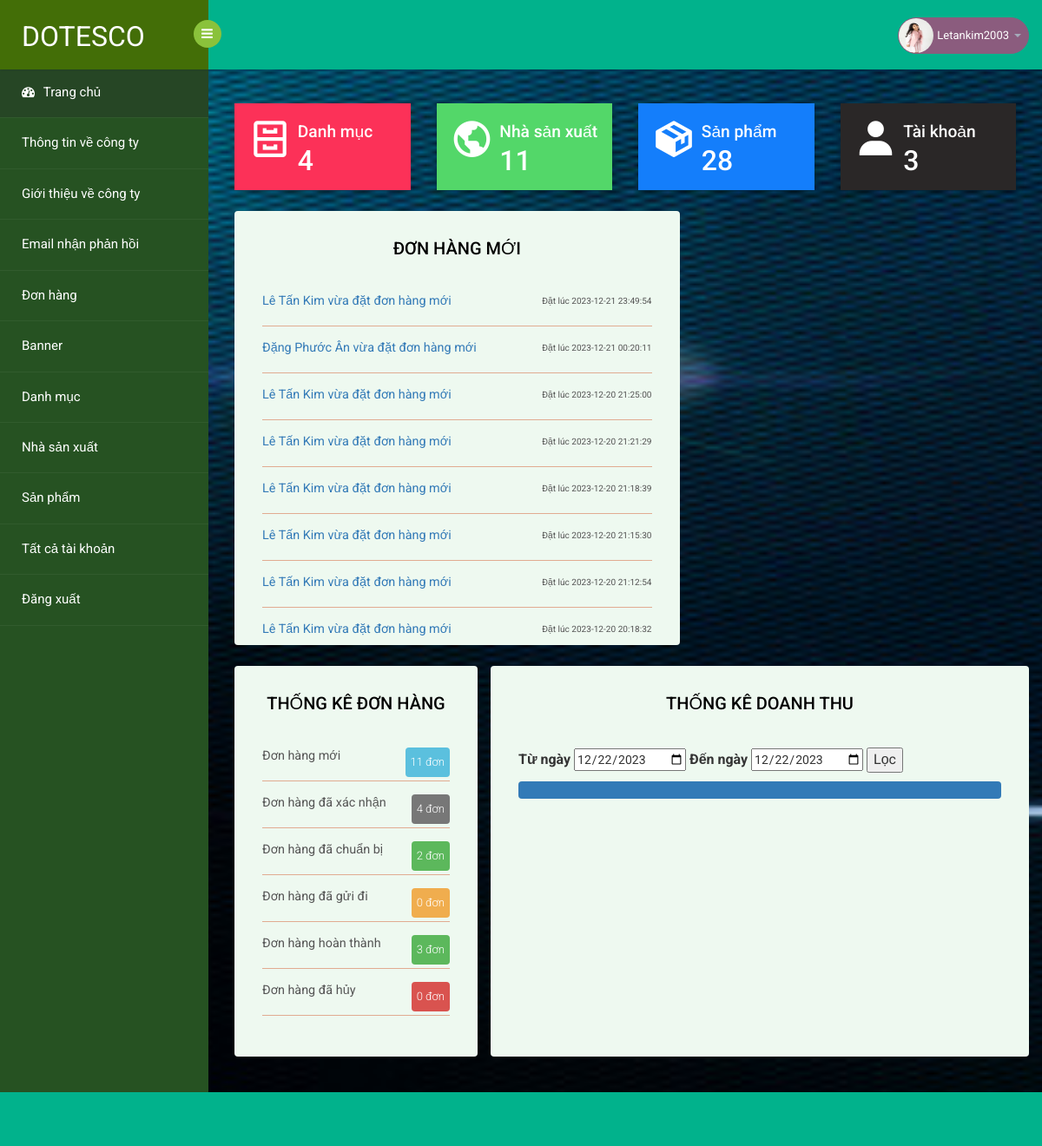
The app's page /admin/index.php (signed in) with its own data.
### tables this page shows
CREATE TABLE `tbl_bill` (
  `id` int(11) NOT NULL,
  `name` varchar(1000) NOT NULL,
  `address` varchar(2000) NOT NULL,
  `detailAddress` varchar(2000) NOT NULL,
  `phone` varchar(20) NOT NULL,
  `email` varchar(300) NOT NULL,
  `idUser` int(11) DEFAULT NULL,
  `createAt` datetime NOT NULL DEFAULT current_timestamp(),
  `modifiedAt` datetime DEFAULT NULL,
  `modifiedBy` int(11) DEFAULT NULL,
  `status` tinyint(4) NOT NULL DEFAULT 0,
  `payment` tinyint(1) NOT NULL DEFAULT 0,
  `transactionCode` varchar(20) DEFAULT NULL,
  `total` double NOT NULL DEFAULT 0,
  `note` varchar(2000) DEFAULT NULL
);

### admin/controller/HomeController.php (called while the page is built)
<?php
require_once PATH_ROOT_ADMIN."/DAO/CategoryDao.php";
require_once PATH_ROOT_ADMIN."/DAO/OriginDao.php";
require_once PATH_ROOT_ADMIN."/DAO/ProductDao.php";
require_once PATH_ROOT_ADMIN."/DAO/AccountDao.php";
require_once PATH_ROOT_ADMIN."/DAO/BillDao.php";
class HomeController {
    public function adminHome() {
        $categoryDao = new CategoryDao();
        $originDao = new OriginDao();
        $productDao = new ProductDao();
        $accountDao = new AccountDao();
        $billDao = new BillDao();
        $allCategory = $categoryDao->getAll();
        $allOrigin = $originDao->getAll();
        $allProduct = $productDao->getAll();
        $allAccount = $accountDao->getAll();
        $allNewBill = $billDao->getBillByStatus(0);
        $allBillAccept = $billDao->getBillByStatus(1);
        $allBillPrepare = $billDao->getBillByStatus(2);
        $allBillTransfer = $billDao->getBillByStatus(3);
        $allBillFinish = $billDao->getBillByStatus(4);
        $allBillCancel = $billDao->getBillByStatus(-1);
        include_once PATH_ROOT_ADMIN."/view/mainView.php";
    }
}
?>

### admin/DBConnection/ConnectionAdmin.php (called while the page is built, shortened)
<?php
class ConnectionAdmin {
    public static $conn;
    function connect() {
        $servername = DB_HOST;
        $username = DB_USER;
        $password = DB_PASSWORD;
        $table = DB_NAME;
        try {
            self::$conn = new PDO("mysql:host=$servername;dbname=$table;charset=utf8", $username, $password);
            self::$conn->setAttribute(PDO::ATTR_ERRMODE, PDO::ERRMODE_EXCEPTION);
        } catch(PDOException $e) {
            try {
                $date= date('Y/m/d H:i:s');
                $myLogger = fopen(PATH_ROOT_ADMIN.'/Log/admin_log.log', 'a');
                $content = "Admin: CONNECT (".$e->getMessage().") ".$date."\n";
                fwrite($myLogger, $content);
            } catch(Exception $error) {
            }
        }
        return self::$conn;
    }
    function getAll($sql, $params = array()) {
        $result = [];
        try {
            $conn = $this->connect();
            $stmt = $conn->prepare($sql);
            $stmt->execute($params);
            $stmt->setFetchMode(PDO::FETCH_ASSOC);
            $result = $stmt->fetchAll();
        } catch(Exception $e) {
            try {
                $date= date('Y/m/d H:i:s');
                $myLogger = fopen(PATH_ROOT_ADMIN.'/Log/log_user.log', 'a');
                $content = "User: GET ALL (".$e->getMessage().") ".$date."\n";
                fwrite($myLogger, $content);
            } catch(Exception $error) {
            }
        }
        return $result;
    }
}
?>

### admin/DAO/CategoryDao.php (called while the page is built, shortened)
<?php
require_once PATH_ROOT_ADMIN."/DBConnection/ConnectionAdmin.php";
class CategoryDao {
    private static $db;
    function __construct() {
        self::$db = new ConnectionAdmin();
    }
    private function category($row) {
        $id = $row['id'];
        $name = $row['name'];
        $createAt = $row['createAt'];
        $modifiedAt = $row['modifiedAt'];
        $createBy = $row['createBy'];
        $modifiedBy = $row['modifiedBy'];
        $status = $row['status'];
        $category = new Category($id, $name, $createAt, $modifiedAt, $createBy, $modifiedBy, $status);
        return $category;
    }
    function getAll() {
        $sql = "SELECT * FROM tbl_category ORDER BY id DESC";
        $resultSQL = self::$db->getAll($sql);
        $categories = array();
        foreach ($resultSQL as $row) {
            $categories[] = $this->category($row);
        }
        return $categories;
    }
}
?>

### admin/DAO/OriginDao.php (called while the page is built, shortened)
<?php
require_once PATH_ROOT_ADMIN."/DBConnection/ConnectionAdmin.php";
class OriginDao {
    private static $db;
    function __construct() {
        self::$db = new ConnectionAdmin();
    }
    private function origin($row) {
        $id = $row['id'];
        $name = $row['name'];
        $country = $row['country'];
        $createAt = $row['createAt'];
        $modifiedAt = $row['modifiedAt'];
        $createBy = $row['createBy'];
        $modifiedBy = $row['modifiedBy'];
        $status = $row['status'];
        $origin = new Origin($id, $name, $country, $createAt, $modifiedAt, $createBy, $modifiedBy, $status);
        return $origin;
    }
    function getAll() {
        $sql = "SELECT * FROM tbl_origin ORDER BY id DESC";
        $resultSQL = self::$db->getAll($sql);
        $origins = array();
        foreach ($resultSQL as $row) {
            $origins[] = $this->origin($row);
        }
        return $origins;
    }
}
?>

### admin/DAO/ProductDao.php (called while the page is built, shortened)
<?php
require_once PATH_ROOT_ADMIN."/DBConnection/ConnectionAdmin.php";
class ProductDao {
    private static $db;
    function __construct() {
        self::$db = new ConnectionAdmin();
    }
    private function product($row) {
        $id = $row['id'];
        $modelID = $row['modelID'];
        $name = $row['name'];
        $description = $row['description'];
        $price = $row['price'];
        $priceSale = $row['priceSale'];
        $idCategory = $row['idCategory'];
        $idOrigin = $row['idOrigin'];
        $createAt = $row['createAt'];
        $createBy = $row['createBy'];
        $modifiedAt = $row['modifiedAt'];
        $modifiedBy = $row['modifiedBy'];
        $status = $row['status'];
        $priority = $row['priority'];
        $view = $row['view'];
        $img = $row['img'];
        $product = new Product($id, $modelID, $name, $description, $price, $priceSale, $idCategory, $idOrigin, $createAt, $modifiedAt, $createBy, $modifiedBy, $status, $priority, $view, $img);
        return $product;
    }
    function getAll() {
        $sql = "SELECT * FROM tbl_product ORDER BY id DESC";
        $resultSQL = self::$db->getAll($sql);
        $products = array();
        foreach ($resultSQL as $row) {
            $products[] = $this->product($row);
        }
        return $products;
    }
}
?>

### admin/DAO/AccountDao.php (called while the page is built, shortened)
<?php
require_once PATH_ROOT_ADMIN."/DBConnection/ConnectionAdmin.php";
class AccountDao {
    private static $db;
    public function __construct()
    {
        self::$db = new ConnectionAdmin();
    }
    function getAll() {
        $sql = "SELECT * FROM tbl_account ORDER BY role DESC, id DESC";
        $resultSQL = self::$db->getAll($sql);
        $accounts = array();
        foreach ($resultSQL as $row) {
            $accounts[] = $this->account($row);
        }
        return $accounts;
    }
    private function account($row) {
        $id = $row['id'];
        $username = $row['username'];
        $password = $row['password'];
        $email = $row['email'];
        $phone = $row['phone'];
        $avatar = $row['avatar'];
        $createAt = $row['createAt'];
        $modifiedAt = $row['modifiedAt'];
        $status = $row['status'];
        $role = $row['role'];
        $account = new Account($id, $username, $password, $email, $phone,$avatar, $createAt, $modifiedAt, $status, $role);
        return $account;
    }
}
?>

### admin/DAO/BillDao.php (called while the page is built, shortened)
<?php
require_once PATH_ROOT_ADMIN."/DBConnection/ConnectionAdmin.php";
require_once PATH_ROOT."/model/Bill.php";
class BillDao {
    private static $db;
    function __construct() {
        self::$db = new ConnectionAdmin();
    }
    private function bill($row) {
        $id = $row['id'];
        $name  = $row['name'];
        $address = $row['address'];
        $detailAddress = $row['detailAddress'];
        $phone = $row['phone'];
        $email = $row['email'];
        $idUser = $row['idUser'];
        $createAt = $row['createAt'];
        $modifiedAt = $row['modifiedAt'];
        $modifiedBy = $row['modifiedBy'];
        $status = $row['status'];
        $payment = $row['payment'];
        $transactionCode = $row['transactionCode'];
        $total = $row['total'];
        $note = $row['note'];
        $bill = new Bill($id, $name, $address, $detailAddress, $phone, $email,$idUser, $createAt, $modifiedAt, $modifiedBy,$status, $payment, $transactionCode,$total, $note);
        return $bill;
    }
    function getBillByStatus($status) {
        $params = array(':status' => $status);
        $sql = "SELECT * FROM tbl_bill WHERE status = :status ORDER BY id DESC";
        $resultSQL = self::$db->getAll($sql, $params);
        $bills = array();
        foreach ($resultSQL as $row) {
            $bills[]  = $this->bill($row);
        }
        return $bills;
    }
}
?>

### model/Bill.php (called while the page is built, shortened)
<?php
class Bill {
    protected $id;
    protected $name;
    protected $createAt;
    public function __construct($id = null, $name = null, $address = null, $detailAddress = null, $phone = null, $email=null,$idUser = null,
     $createAt = null, $modifiedAt=null, $modifiedBy=null, $status=null, $payment=null, $transactionCode=null,$total=null, $note=null)
    {
        $this->id = $id;
        $this->name = $name;
        $this->createAt = $createAt;
    }
    public function getId()
    {
        return $this->id;
    }
    public function getName()
    {
        return $this->name;
    }
    public function getCreateAt()
    {
        return $this->createAt;
    }
}
?>

### admin/view/mainView.php (the view, shortened to what this page needs)
<section id="main-content">
	<section class="wrapper">
		<div class="market-updates">
			<div class="col-md-3 market-update-gd">
				<div class="market-update-block clr-block-2">
					<div class="col-md-4 market-update-right">
                        <i style="font-size: 50px; color: #fff;" class='bx bx-cabinet'></i>
					</div>
					<div class="col-md-8 market-update-left">
						<h4>Danh mục</h4>
						<h3><?=count($allCategory)?></h3>
				  	</div>
				  <div class="clearfix"></div>
				</div>
			</div>
			<div class="col-md-3 market-update-gd">
				<div class="market-update-block clr-block-1">
					<div class="col-md-4 market-update-right">
                    <i style="font-size: 50px; color: #fff;" class='bx bx-world'></i>
					</div>
					<div class="col-md-8 market-update-left">
						<h4>Nhà sản xuất</h4>
						<h3><?=count($allOrigin)?></h3>
					</div>
				  <div class="clearfix"> </div>
				</div>
			</div>
			<div class="col-md-3 market-update-gd">
				<div class="market-update-block clr-block-3">
					<div class="col-md-4 market-update-right">
                        <i style="font-size: 50px; color: #fff;" class='bx bxs-package'></i>
					</div>
					<div class="col-md-8 market-update-left">
						<h4>Sản phẩm</h4>
						<h3><?=count($allProduct)?></h3>
					</div>
				  <div class="clearfix"> </div>
				</div>
			</div>
			<div class="col-md-3 market-update-gd">
				<div class="market-update-block clr-block-4">
					<div class="col-md-4 market-update-right">
                        <i style="font-size: 50px; color: #fff;" class='bx bxs-user' ></i>
					</div>
					<div class="col-md-8 market-update-left">
						<h4>Tài khoản</h4>
						<h3><?=count($allAccount)?></h3>
					</div>
				  <div class="clearfix"> </div>
				</div>
			</div>
		   <div class="clearfix"> </div>
		</div>
		<div class="agileits-w3layouts-stats">
			<div class="col-md-7 stats-info widget">
				<div class="stats-info-agileits">
					<div class="stats-title">
						<h4 class="title">Đơn hàng mới</h4>
					</div>
					<div class="stats-body">
						<ul class="list-unstyled">
							<?php
								if(count($allNewBill) > 0) {
									foreach($allNewBill as $item) {
							?>
							<li>
								<a href="index.php?page=detail-bill&id=<?=$item->getId()?>">
									<?=$item->getName()?> vừa đặt đơn hàng mới
								</a>
								<span class="pull-right">Đặt lúc <?=$item->getCreateAt()?></span>
							</li>
							<?php
									}
								}
							?>
						</ul>
					</div>
				</div>
			</div>
		</div>
		<div class="col-md-4 stats-info widget">
			<div class="stats-info-agileits">
				<div class="stats-title">
					<h4 class="title">Thống kê đơn hàng</h4>
				</div>
				<div class="stats-body">
					<ul class="list-unstyled">
						<li>Đơn hàng mới<span style="font-size: 13px" class="pull-right label label-info"><?=count($allNewBill)?> đơn</span>
						</li>
						<li>Đơn hàng đã xác nhận<span style="font-size: 13px" class="pull-right label label-default"><?=count($allBillAccept)?> đơn</span>
						</li>
						<li>Đơn hàng đã chuẩn bị<span style="font-size: 13px" class="pull-right label label-success"><?=count($allBillPrepare)?> đơn</span>
						</li>
						<li>Đơn hàng đã gửi đi<span style="font-size: 13px" class="pull-right label label-warning"><?=count($allBillTransfer)?> đơn</span>
						</li>
						<li>Đơn hàng hoàn thành<span style="font-size: 13px" class="pull-right label label-success"><?=count($allBillFinish)?> đơn</span>
						</li>
						<li>Đơn hàng đã hủy<span style="font-size: 13px" class="pull-right label label-danger"><?=count($allBillCancel)?> đơn</span>
						</li>
					</ul>
				</div>
			</div>
		</div>
		<div class = "col-md-8 chart_agile_top">
			<div class="stats-title">
				<h4 class="title">Thống kê doanh thu</h4>
			</div>
			<div class="form-group">
				<label for="status">Từ ngày</label>
				<input type="date" id="form">
				<label for="status">Đến ngày</label>
				<input type="date" id="to">
				<button onclick="changeThongKe()">Lọc</button>
				<span id="total-doanhthu" class="label label-primary"></span>
            </div>
			<div id="myfirstchart" style="height: 250px;"></div>
		</div>
	</section>
</section>
</section>

### records on screen
tbl_bill: name "Lê Tấn Kim", createAt "2023-12-21 23:49:54"
tbl_bill: name "Đặng Phước Ân", createAt "2023-12-21 00:20:11"
tbl_bill: name "Lê Tấn Kim", createAt "2023-12-20 21:25:00"
tbl_bill: name "Lê Tấn Kim", createAt "2023-12-20 21:21:29"
tbl_bill: name "Lê Tấn Kim", createAt "2023-12-20 21:18:39"
tbl_bill: name "Lê Tấn Kim", createAt "2023-12-20 21:15:30"
tbl_bill: name "Lê Tấn Kim", createAt "2023-12-20 21:12:54"
tbl_bill: name "Lê Tấn Kim", createAt "2023-12-20 20:18:32"

### other values on screen
$_SESSION['usernameAdmin'] "Letankim2003"
count($allCategory) "4"
count($allOrigin) "11"
count($allProduct) "28"
count($allAccount) "3"
count($allNewBill) "11"
count($allBillAccept) "4"
count($allBillPrepare) "2"
count($allBillTransfer) "0"
count($allBillFinish) "3"
count($allBillCancel) "0"
